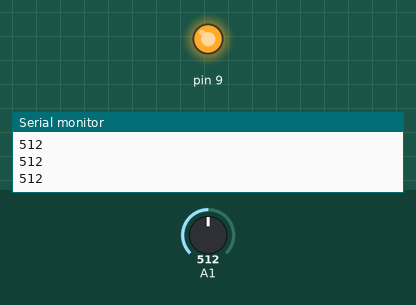
The sketch below on a simulated Arduino Uno, built with avr-gcc and run on an emulated ATmega328P. Parts: output pins drawn as LEDs (lit = HIGH), the last lines printed to the serial monitor. Inputs (shaded band) come from the test bench; at power-on: A1 = 512.

Above: at 1.2 s.
1.3 s: A1 set to 0
At 2.3 s:
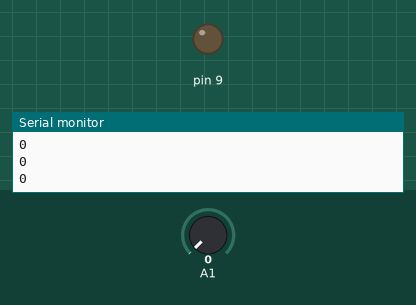
2.8 s: A1 set to 122
At 3.6 s:
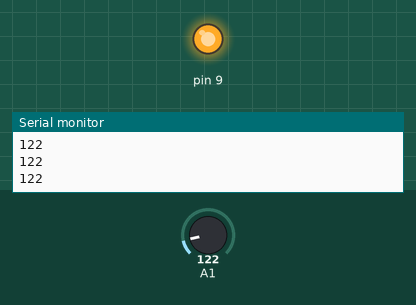
Timing chart, 0 to 5.8 s (numbered marks = the images above; inputs shaded):
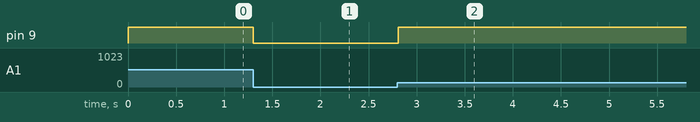

The sketch:

vibration_sensor.ino
```cpp
void setup() {
  // put your setup code here, to run once:
  Serial.begin(9600);
  pinMode(A1,INPUT);
  pinMode(9,OUTPUT);

}

void loop()
{
  int a=analogRead(A1);
  Serial.println(a);
  if(a>0)
  {
    digitalWrite(9,HIGH);
  }
  else if(a==0)
  {
    digitalWrite(9,LOW);
  }
}
```

Measured:
- after the input at 1.3 s, pin 9: HIGH → LOW at once
- after the input at 2.8 s, pin 9: LOW → HIGH at once
